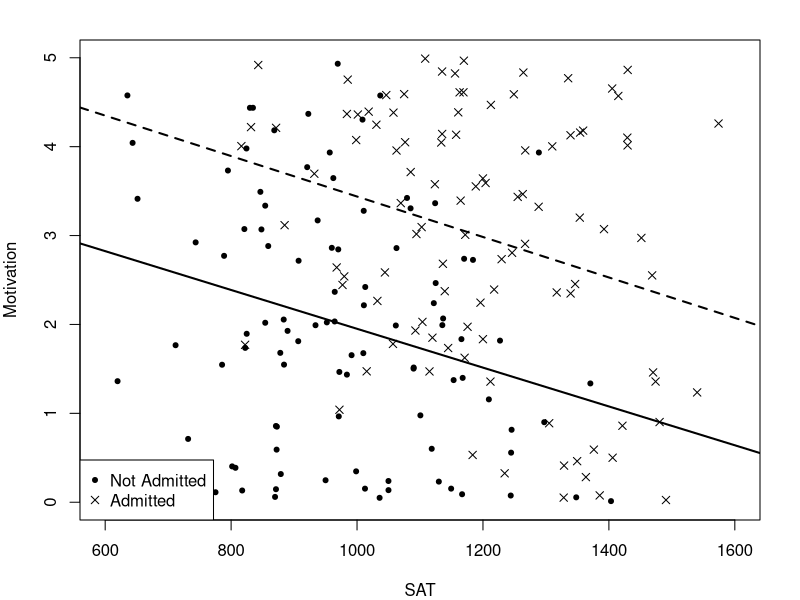
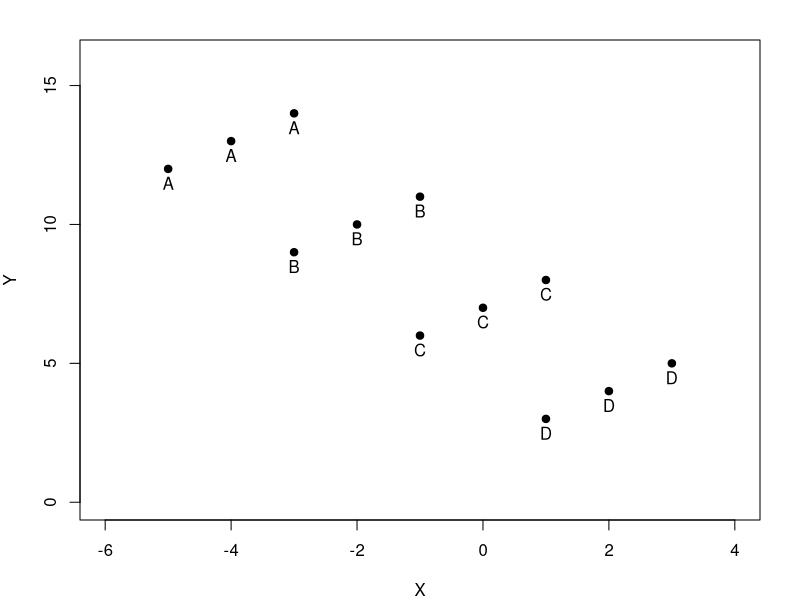

Here is the R script that generated these plots, in order:
###########################################
# PLSC 502 -- Fall 2016
#
# Code for Day Twenty Seven
###########################################

# Collider plot:

seed <- 7222009
set.seed(seed)
N <- 200
SAT <- rnorm(N,1100,200)
Motivation <- runif(N,0,5)
Admitted <- rbinom(N,1,plogis(-13+1*Motivation+0.01*SAT))
table(Admitted)

pdf("ConditionalDependenceColliderPlotR.pdf",5,5)
par(mar=c(4,4,2,2))
plot(SAT[Admitted==0],Motivation[Admitted==0],pch=20,
     xlim=c(600,1600),ylim=c(0,5),xlab="SAT",ylab="Motivation")
points(SAT[Admitted==1],Motivation[Admitted==1],pch=4)
abline(lm(Motivation[Admitted==0]~SAT[Admitted==0]),lwd=2)
abline(lm(Motivation[Admitted==1]~SAT[Admitted==1]),lwd=2,lty=2)
legend("bottomleft",pch=c(20,4),bg="white",
       legend=c("Not Admitted","Admitted"))
dev.off()

# Simpson's paradox:

Y <- c(12,13,14,9,10,11,6,7,8,3,4,5)
X <- c(-5,-4,-3,-3,-2,-1,-1,0,1,1,2,3)
G <- c(rep("A",3),rep("B",3),rep("C",3),rep("D",3))

pdf("SimpsonsParadoxR.pdf",6,5)
par(mar=c(4,4,2,2))
plot(X,Y,pch=19,xlim=c(-6,4),ylim=c(0,16))
text(X,Y,G,pos=1)
dev.off()
